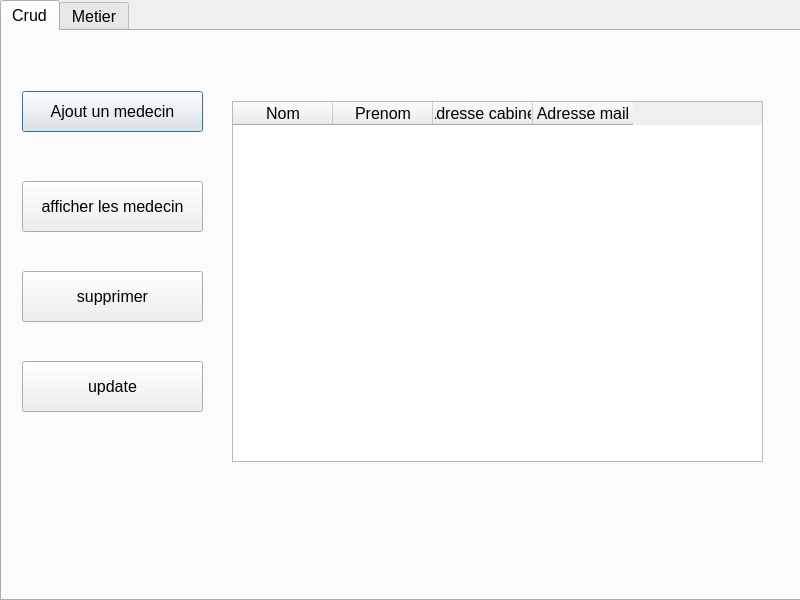
<?xml version="1.0" encoding="UTF-8"?>
<ui version="4.0">
 <class>affichage</class>
 <widget class="QDialog" name="affichage">
  <property name="geometry">
   <rect>
    <x>0</x>
    <y>0</y>
    <width>800</width>
    <height>600</height>
   </rect>
  </property>
  <property name="windowTitle">
   <string>Dialog</string>
  </property>
  <widget class="QTabWidget" name="tabWidget">
   <property name="geometry">
    <rect>
     <x>0</x>
     <y>0</y>
     <width>801</width>
     <height>601</height>
    </rect>
   </property>
   <property name="font">
    <font>
     <pointsize>12</pointsize>
    </font>
   </property>
   <property name="currentIndex">
    <number>0</number>
   </property>
   <widget class="QWidget" name="crud">
    <attribute name="title">
     <string>Crud</string>
    </attribute>
    <widget class="QPushButton" name="pushButton_7">
     <property name="geometry">
      <rect>
       <x>20</x>
       <y>60</y>
       <width>181</width>
       <height>41</height>
      </rect>
     </property>
     <property name="text">
      <string>Ajout un medecin</string>
     </property>
    </widget>
    <widget class="QPushButton" name="pushButton_8">
     <property name="geometry">
      <rect>
       <x>20</x>
       <y>150</y>
       <width>181</width>
       <height>51</height>
      </rect>
     </property>
     <property name="text">
      <string>afficher les medecin</string>
     </property>
    </widget>
    <widget class="QPushButton" name="pushButton_9">
     <property name="geometry">
      <rect>
       <x>20</x>
       <y>240</y>
       <width>181</width>
       <height>51</height>
      </rect>
     </property>
     <property name="text">
      <string>supprimer</string>
     </property>
    </widget>
    <widget class="QPushButton" name="pushButton_10">
     <property name="geometry">
      <rect>
       <x>20</x>
       <y>330</y>
       <width>181</width>
       <height>51</height>
      </rect>
     </property>
     <property name="text">
      <string>update</string>
     </property>
    </widget>
    <widget class="QTableWidget" name="tableWidget">
     <property name="geometry">
      <rect>
       <x>230</x>
       <y>70</y>
       <width>531</width>
       <height>361</height>
      </rect>
     </property>
     <column>
      <property name="text">
       <string>Nom</string>
      </property>
     </column>
     <column>
      <property name="text">
       <string>Prenom</string>
      </property>
     </column>
     <column>
      <property name="text">
       <string>Adresse cabinet</string>
      </property>
     </column>
     <column>
      <property name="text">
       <string>Adresse mail</string>
      </property>
     </column>
    </widget>
   </widget>
   <widget class="QWidget" name="Metier">
    <attribute name="title">
     <string>Metier</string>
    </attribute>
   </widget>
  </widget>
 </widget>
 <resources/>
 <connections/>
</ui>
